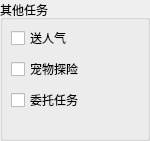
     <widget class="QGroupBox" name="groupBox_13">
      <property name="geometry">
       <rect>
        <x>5</x>
        <y>510</y>
        <width>150</width>
        <height>141</height>
       </rect>
      </property>
      <property name="title">
       <string>其他任务</string>
      </property>
      <widget class="QCheckBox" name="checkBox_17">
       <property name="geometry">
        <rect>
         <x>11</x>
         <y>30</y>
         <width>59</width>
         <height>16</height>
        </rect>
       </property>
       <property name="font">
        <font>
         <family>宋体</family>
        </font>
       </property>
       <property name="text">
        <string>送人气</string>
       </property>
      </widget>
      <widget class="QCheckBox" name="checkBox_18">
       <property name="geometry">
        <rect>
         <x>11</x>
         <y>61</y>
         <width>71</width>
         <height>16</height>
        </rect>
       </property>
       <property name="font">
        <font>
         <family>宋体</family>
        </font>
       </property>
       <property name="text">
        <string>宠物探险</string>
       </property>
      </widget>
      <widget class="QCheckBox" name="checkBox_19">
       <property name="geometry">
        <rect>
         <x>11</x>
         <y>92</y>
         <width>71</width>
         <height>16</height>
        </rect>
       </property>
       <property name="font">
        <font>
         <family>宋体</family>
        </font>
       </property>
       <property name="text">
        <string>委托任务</string>
       </property>
      </widget>
     </widget>
